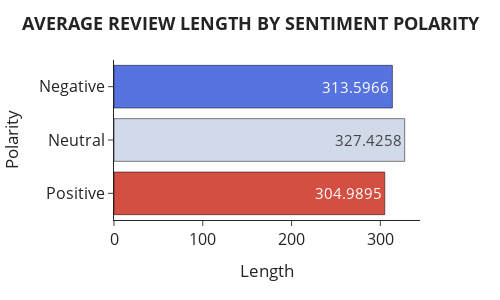

The cell this chart's notebook holds for it:
### Code cell
fig = (
    px.bar(
        rate_len,
        x="Length",
        y="Polarity",
        color="Polarity",
        color_discrete_sequence=["#5673e0", "#d1dae9", "#d44e41"],
        text_auto=True,
        width=500,
        height=300,
    )
    .update_traces(
        dict(marker_line_width=0.5, marker_line_color="black"), textfont_size=15
    )
    .update_layout(
        showlegend=False,
        template="simple_white",
        title=dict(
            text="<b>AVERAGE REVIEW LENGTH BY SENTIMENT POLARITY<b>",
            font=dict(size=18),
            yref="paper",
            x=0.5,
        ),
        xaxis_title=dict(font=dict(size=17)),
        yaxis_title=dict(font=dict(size=17)),
    )
    .update_xaxes(tickfont=dict(size=16))
    .update_yaxes(tickfont=dict(size=16))
)
fig.show()

### Figure 1 — Plotly figure (JSON) as saved in the notebook; plotly's stock layout.template omitted (floating-point values rounded to 4 significant figures)
{"data": [{"alignmentgroup": "True", "hovertemplate": "Polarity=%{y}<br>Length=%{x}<extra></extra>", "legendgroup": "Negative", "marker": {"color": "#5673e0", "line": {"color": "black", "width": 0.5}, "pattern": {"shape": ""}}, "name": "Negative", "offsetgroup": "Negative", "orientation": "h", "showlegend": true, "textfont": {"size": 15}, "textposition": "auto", "texttemplate": "%{x}", "type": "bar", "x": [313.6], "xaxis": "x", "y": ["Negative"], "yaxis": "y"}, {"alignmentgroup": "True", "hovertemplate": "Polarity=%{y}<br>Length=%{x}<extra></extra>", "legendgroup": "Neutral", "marker": {"color": "#d1dae9", "line": {"color": "black", "width": 0.5}, "pattern": {"shape": ""}}, "name": "Neutral", "offsetgroup": "Neutral", "orientation": "h", "showlegend": true, "textfont": {"size": 15}, "textposition": "auto", "texttemplate": "%{x}", "type": "bar", "x": [327.4], "xaxis": "x", "y": ["Neutral"], "yaxis": "y"}, {"alignmentgroup": "True", "hovertemplate": "Polarity=%{y}<br>Length=%{x}<extra></extra>", "legendgroup": "Positive", "marker": {"color": "#d44e41", "line": {"color": "black", "width": 0.5}, "pattern": {"shape": ""}}, "name": "Positive", "offsetgroup": "Positive", "orientation": "h", "showlegend": true, "textfont": {"size": 15}, "textposition": "auto", "texttemplate": "%{x}", "type": "bar", "x": [305.0], "xaxis": "x", "y": ["Positive"], "yaxis": "y"}], "layout": {"barmode": "relative", "height": 300, "legend": {"title": {"text": "Polarity"}, "tracegroupgap": 0}, "margin": {"t": 60}, "showlegend": false, "title": {"font": {"size": 18}, "text": "<b>AVERAGE REVIEW LENGTH BY SENTIMENT POLARITY<b>", "x": 0.5, "yref": "paper"}, "width": 500, "xaxis": {"anchor": "y", "domain": [0, 1], "tickfont": {"size": 16}, "title": {"font": {"size": 17}, "text": "Length"}}, "yaxis": {"anchor": "x", "categoryarray": ["Positive", "Neutral", "Negative"], "categoryorder": "array", "domain": [0, 1], "tickfont": {"size": 16}, "title": {"font": {"size": 17}, "text": "Polarity"}}}}
